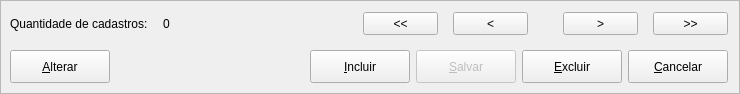
     <widget class="QFrame" name="frame">
      <property name="maximumSize">
       <size>
        <width>1600000</width>
        <height>94</height>
       </size>
      </property>
      <property name="frameShape">
       <enum>QFrame::StyledPanel</enum>
      </property>
      <property name="frameShadow">
       <enum>QFrame::Raised</enum>
      </property>
      <layout class="QVBoxLayout" name="verticalLayout">
       <property name="spacing">
        <number>15</number>
       </property>
       <property name="leftMargin">
        <number>9</number>
       </property>
       <property name="bottomMargin">
        <number>10</number>
       </property>
       <item>
        <layout class="QHBoxLayout" name="horizontalLayout_6">
         <item>
          <layout class="QHBoxLayout" name="horizontalLayout_4">
           <item>
            <widget class="QLabel" name="label_2">
             <property name="text">
              <string>Quantidade de cadastros:</string>
             </property>
            </widget>
           </item>
           <item>
            <widget class="QLabel" name="lbl_total">
             <property name="text">
              <string>0</string>
             </property>
            </widget>
           </item>
          </layout>
         </item>
         <item>
          <spacer name="horizontalSpacer_3">
           <property name="orientation">
            <enum>Qt::Horizontal</enum>
           </property>
           <property name="sizeHint" stdset="0">
            <size>
             <width>178</width>
             <height>20</height>
            </size>
           </property>
          </spacer>
         </item>
         <item>
          <layout class="QHBoxLayout" name="horizontalLayout_3">
           <item>
            <widget class="QPushButton" name="bnt_back_full">
             <property name="minimumSize">
              <size>
               <width>75</width>
               <height>23</height>
              </size>
             </property>
             <property name="maximumSize">
              <size>
               <width>75</width>
               <height>23</height>
              </size>
             </property>
             <property name="toolTip">
              <string>&lt;html&gt;&lt;head/&gt;&lt;body&gt;&lt;p&gt;Ir para o primeiro...&lt;/p&gt;&lt;/body&gt;&lt;/html&gt;</string>
             </property>
             <property name="text">
              <string>&lt;&lt;</string>
             </property>
            </widget>
           </item>
           <item>
            <widget class="QPushButton" name="bnt_back">
             <property name="minimumSize">
              <size>
               <width>75</width>
               <height>23</height>
              </size>
             </property>
             <property name="maximumSize">
              <size>
               <width>75</width>
               <height>23</height>
              </size>
             </property>
             <property name="toolTip">
              <string>&lt;html&gt;&lt;head/&gt;&lt;body&gt;&lt;p&gt;Voltar...&lt;/p&gt;&lt;/body&gt;&lt;/html&gt;</string>
             </property>
             <property name="text">
              <string>&lt;</string>
             </property>
            </widget>
           </item>
           <item>
            <spacer name="horizontalSpacer_2">
             <property name="orientation">
              <enum>Qt::Horizontal</enum>
             </property>
             <property name="sizeType">
              <enum>QSizePolicy::Minimum</enum>
             </property>
             <property name="sizeHint" stdset="0">
              <size>
               <width>20</width>
               <height>20</height>
              </size>
             </property>
            </spacer>
           </item>
           <item>
            <widget class="QPushButton" name="bnt_next">
             <property name="minimumSize">
              <size>
               <width>75</width>
               <height>23</height>
              </size>
             </property>
             <property name="maximumSize">
              <size>
               <width>75</width>
               <height>23</height>
              </size>
             </property>
             <property name="toolTip">
              <string>&lt;html&gt;&lt;head/&gt;&lt;body&gt;&lt;p&gt;Próximo...&lt;/p&gt;&lt;/body&gt;&lt;/html&gt;</string>
             </property>
             <property name="text">
              <string>&gt;</string>
             </property>
            </widget>
           </item>
           <item>
            <widget class="QPushButton" name="bnt_next_full">
             <property name="minimumSize">
              <size>
               <width>75</width>
               <height>23</height>
              </size>
             </property>
             <property name="maximumSize">
              <size>
               <width>75</width>
               <height>23</height>
              </size>
             </property>
             <property name="toolTip">
              <string>&lt;html&gt;&lt;head/&gt;&lt;body&gt;&lt;p&gt;&lt;span style=&quot; font-weight:600;&quot;&gt;Ir para o fim.&lt;/span&gt;&lt;/p&gt;&lt;/body&gt;&lt;/html&gt;</string>
             </property>
             <property name="text">
              <string>&gt;&gt;</string>
             </property>
            </widget>
           </item>
          </layout>
         </item>
        </layout>
       </item>
       <item>
        <layout class="QHBoxLayout" name="horizontalLayout">
         <property name="spacing">
          <number>6</number>
         </property>
         <property name="sizeConstraint">
          <enum>QLayout::SetDefaultConstraint</enum>
         </property>
         <property name="leftMargin">
          <number>0</number>
         </property>
         <item>
          <widget class="QPushButton" name="bnt_alterar">
           <property name="minimumSize">
            <size>
             <width>100</width>
             <height>30</height>
            </size>
           </property>
           <property name="maximumSize">
            <size>
             <width>131</width>
             <height>41</height>
            </size>
           </property>
           <property name="text">
            <string>&amp;Alterar</string>
           </property>
           <property name="icon">
            <iconset resource="../../My-Finance-QtDesigner/src/resources/icons.qrc">
             <normaloff>:/icons/pencil.png</normaloff>:/icons/pencil.png</iconset>
           </property>
           <property name="iconSize">
            <size>
             <width>25</width>
             <height>25</height>
            </size>
           </property>
           <property name="shortcut">
            <string/>
           </property>
          </widget>
         </item>
         <item>
          <spacer name="horizontalSpacer">
           <property name="orientation">
            <enum>Qt::Horizontal</enum>
           </property>
           <property name="sizeHint" stdset="0">
            <size>
             <width>58</width>
             <height>20</height>
            </size>
           </property>
          </spacer>
         </item>
         <item>
          <widget class="QPushButton" name="bnt_adicionar">
           <property name="enabled">
            <bool>true</bool>
           </property>
           <property name="minimumSize">
            <size>
             <width>100</width>
             <height>30</height>
            </size>
           </property>
           <property name="maximumSize">
            <size>
             <width>131</width>
             <height>41</height>
            </size>
           </property>
           <property name="text">
            <string>&amp;Incluir</string>
           </property>
           <property name="icon">
            <iconset resource="../../My-Finance-QtDesigner/src/resources/icons.qrc">
             <normaloff>:/icons/adicionar.png</normaloff>:/icons/adicionar.png</iconset>
           </property>
           <property name="iconSize">
            <size>
             <width>25</width>
             <height>25</height>
            </size>
           </property>
           <property name="shortcut">
            <string>Alt+I</string>
           </property>
          </widget>
         </item>
         <item>
          <widget class="QPushButton" name="bnt_salvar">
           <property name="enabled">
            <bool>false</bool>
           </property>
           <property name="minimumSize">
            <size>
             <width>100</width>
             <height>0</height>
            </size>
           </property>
           <property name="maximumSize">
            <size>
             <width>100</width>
             <height>36</height>
            </size>
           </property>
           <property name="text">
            <string>&amp;Salvar</string>
           </property>
           <property name="icon">
            <iconset resource="../../My-Finance-QtDesigner/src/resources/icons.qrc">
             <normaloff>:/icons/save.png</normaloff>:/icons/save.png</iconset>
           </property>
           <property name="iconSize">
            <size>
             <width>20</width>
             <height>20</height>
            </size>
           </property>
           <property name="shortcut">
            <string>Alt+S</string>
           </property>
          </widget>
         </item>
         <item>
          <widget class="QPushButton" name="bnt_excluir">
           <property name="minimumSize">
            <size>
             <width>100</width>
             <height>30</height>
            </size>
           </property>
           <property name="maximumSize">
            <size>
             <width>131</width>
             <height>41</height>
            </size>
           </property>
           <property name="text">
            <string>&amp;Excluir</string>
           </property>
           <property name="icon">
            <iconset resource="../../My-Finance-QtDesigner/src/resources/icons.qrc">
             <normaloff>:/icons/excluir.png</normaloff>:/icons/excluir.png</iconset>
           </property>
           <property name="iconSize">
            <size>
             <width>25</width>
             <height>25</height>
            </size>
           </property>
           <property name="shortcut">
            <string>Alt+E</string>
           </property>
           <property name="checkable">
            <bool>false</bool>
           </property>
           <property name="checked">
            <bool>false</bool>
           </property>
           <property name="autoRepeat">
            <bool>false</bool>
           </property>
          </widget>
         </item>
         <item>
          <widget class="QPushButton" name="bnt_cancelar">
           <property name="minimumSize">
            <size>
             <width>100</width>
             <height>30</height>
            </size>
           </property>
           <property name="maximumSize">
            <size>
             <width>131</width>
             <height>41</height>
            </size>
           </property>
           <property name="text">
            <string>&amp;Cancelar</string>
           </property>
           <property name="icon">
            <iconset resource="../../My-Finance-QtDesigner/src/resources/icons.qrc">
             <normaloff>:/icons/error.png</normaloff>:/icons/error.png</iconset>
           </property>
           <property name="iconSize">
            <size>
             <width>25</width>
             <height>25</height>
            </size>
           </property>
           <property name="shortcut">
            <string>Alt+C</string>
           </property>
           <property name="checkable">
            <bool>false</bool>
           </property>
           <property name="checked">
            <bool>false</bool>
           </property>
           <property name="autoRepeat">
            <bool>false</bool>
           </property>
          </widget>
         </item>
        </layout>
       </item>
      </layout>
     </widget>
